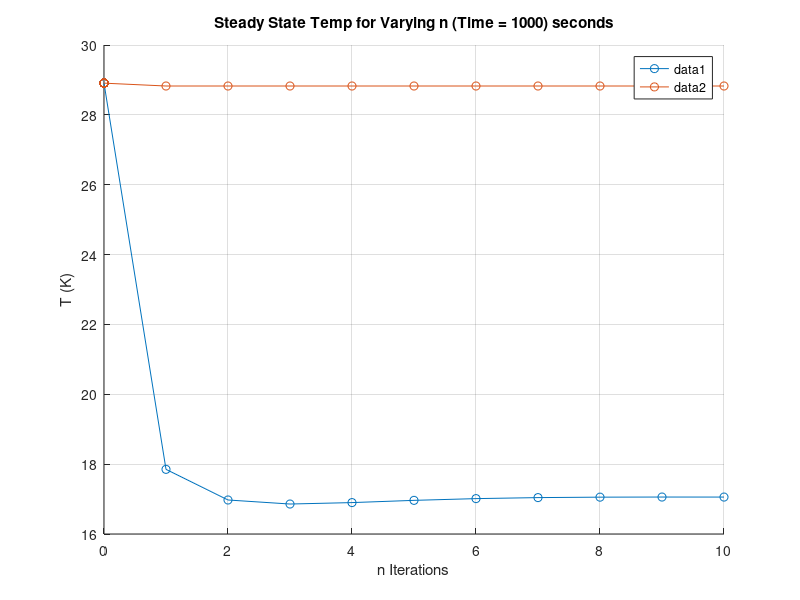

Write MATLAB code to recreate this figure.
clear all;
close all;
clc;

H_Al = 91.09;

k = 130; 
cp = 960;
rho = 2810;

alpha = k / (rho * cp);

t1 = 1;
t2 = 1000;

L = 0.041275+0.0889+0.0254;
T0 = 17.0501; %K
x = 0.041275+0.0889;

t = [t1,t2];


    figure();
    hold on;
    grid on;

% n = 0:10
for i = 1:2
    summation = 0;

    % Hold the number of modes and corresponding temperatures
    n_vals = [];
    u_vals = [];
   

        for n = 1:10
            lambdan = ((2 * n - 1) * pi) / (2 * L);
            bn = ((8 * L * H_Al) / (((2 * n) - 1)^2 * (pi^2))) * (-1)^n;
    
            summation = summation + bn * sin(lambdan * x) * exp(-(lambdan^2) * alpha * t(i));
            u = T0 + H_Al * x + summation;
    
            n_vals = [0,n_vals, n];
            u_vals = [T0+H_Al*x,u_vals, u];
 
        end
    
    plot(n_vals, u_vals, '-o');
    xlabel('n Iterations');
    ylabel('T (K)');
    title(sprintf('Steady State Temp for Varying n (Time = %g) seconds', t(i)));

end    

legend
hold off;
